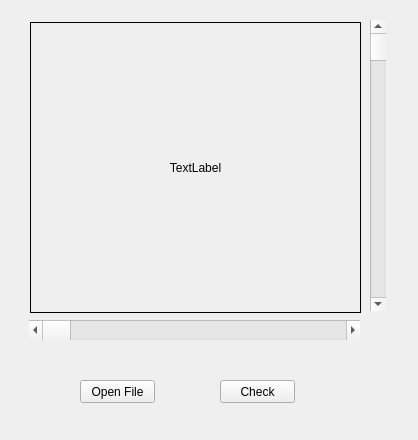
<?xml version="1.0" encoding="UTF-8"?>
<ui version="4.0">
 <class>Form</class>
 <widget class="QWidget" name="Form">
  <property name="geometry">
   <rect>
    <x>0</x>
    <y>0</y>
    <width>418</width>
    <height>440</height>
   </rect>
  </property>
  <property name="windowTitle">
   <string>Form</string>
  </property>
  <widget class="QLabel" name="label">
   <property name="geometry">
    <rect>
     <x>30</x>
     <y>22</y>
     <width>331</width>
     <height>291</height>
    </rect>
   </property>
   <property name="frameShape">
    <enum>QFrame::Box</enum>
   </property>
   <property name="text">
    <string>TextLabel</string>
   </property>
   <property name="alignment">
    <set>Qt::AlignCenter</set>
   </property>
  </widget>
  <widget class="QPushButton" name="load">
   <property name="geometry">
    <rect>
     <x>80</x>
     <y>380</y>
     <width>75</width>
     <height>23</height>
    </rect>
   </property>
   <property name="text">
    <string>Open File</string>
   </property>
  </widget>
  <widget class="QPushButton" name="proses">
   <property name="geometry">
    <rect>
     <x>220</x>
     <y>380</y>
     <width>75</width>
     <height>23</height>
    </rect>
   </property>
   <property name="text">
    <string>Check</string>
   </property>
  </widget>
  <widget class="QScrollBar" name="horizontalScrollBar">
   <property name="geometry">
    <rect>
     <x>29</x>
     <y>320</y>
     <width>331</width>
     <height>20</height>
    </rect>
   </property>
   <property name="orientation">
    <enum>Qt::Horizontal</enum>
   </property>
  </widget>
  <widget class="QScrollBar" name="verticalScrollBar">
   <property name="geometry">
    <rect>
     <x>370</x>
     <y>20</y>
     <width>16</width>
     <height>291</height>
    </rect>
   </property>
   <property name="orientation">
    <enum>Qt::Vertical</enum>
   </property>
  </widget>
 </widget>
 <resources/>
 <connections/>
</ui>
